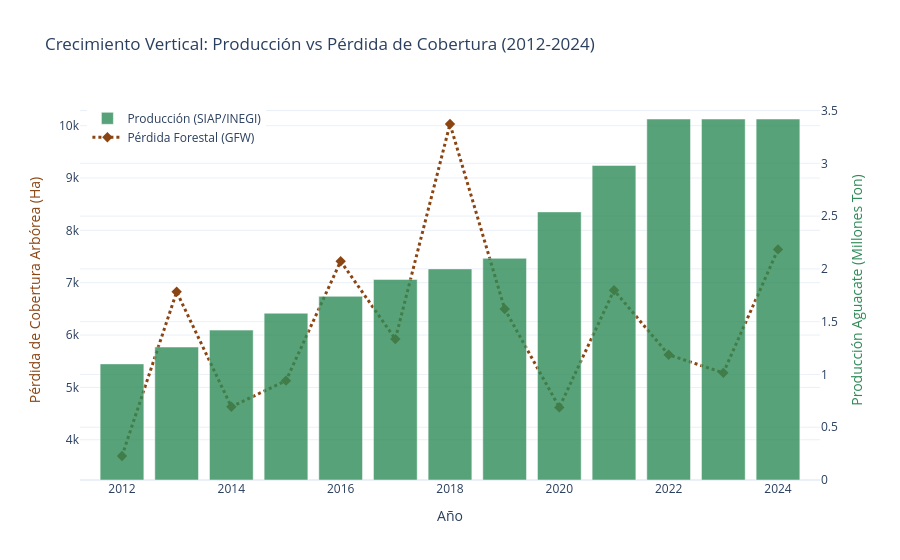

Notebook code cell kept with this figure:
### Markdown cell above
# 1. Exposición: Crecimiento Vertical y Pérdida de Masa Forestal
Analizamos la evolución histórica del aguacate frente a la pérdida de cobertura arbórea (datos de Global Forest Watch).

### Code cell
# Carga de datos históricos de pérdida de cobertura y emisiones (Real GFW 2001-2024)
path_loss = f"{base_path}/gfw_historico_perdida_emisiones.csv"

try:
    df_loss = pd.read_csv(path_loss)
    df_loss = df_loss[df_loss['umd_tree_cover_loss__year'] >= 2012]
    
    # Agrupar por año
    df_loss_agrupado = df_loss.groupby('umd_tree_cover_loss__year')['umd_tree_cover_loss__ha'].sum().reset_index()
    
    # Datos de producción estimados para tendencia (SIAP/INEGI)
    years = np.arange(2012, 2025)
    prod_vals = {2012: 1.1, 2017: 1.9, 2019: 2.1, 2022: 3.42}
    production = np.interp(years, list(prod_vals.keys()), list(prod_vals.values()))
    
    df_prod = pd.DataFrame({'Anio': years, 'Produccion': production})
    
    # Fusionar DataFrames para facilitar el gráfico (usando outer merge para abarcar todos los años)
    df_merged = pd.merge(df_prod, df_loss_agrupado, left_on='Anio', right_on='umd_tree_cover_loss__year', how='outer')
    
    fig = go.Figure()

    # Eje secundario para la producción (Barras o Línea)
    fig.add_trace(go.Bar(
        x=df_merged['Anio'],
        y=df_merged['Produccion'],
        name='Producción (SIAP/INEGI)',
        marker_color=COLORS['verde'],
        opacity=0.8,
        yaxis='y2'
    ))

    # Eje principal para la pérdida forestal (Línea)
    fig.add_trace(go.Scatter(
        x=df_merged['Anio'],
        y=df_merged['umd_tree_cover_loss__ha'],
        name='Pérdida Forestal (GFW)',
        mode='lines+markers',
        line=dict(color=COLORS['cafe'], width=3, dash='dot'),
        marker=dict(symbol='diamond', size=8)
    ))

    fig.update_layout(
        title='Crecimiento Vertical: Producción vs Pérdida de Cobertura (2012-2024)',
        xaxis_title='Año',
        yaxis=dict(title=dict(text='Pérdida de Cobertura Arbórea (Ha)', font=dict(color=COLORS['cafe']))),
        yaxis2=dict(title=dict(text='Producción Aguacate (Millones Ton)', font=dict(color=COLORS['verde'])), overlaying='y', side='right'),
        template='plotly_white',
        hovermode='x unified',
        legend=dict(x=0.01, y=0.99)
    )

    fig.show()

except FileNotFoundError:
    print(f"Error: No se encontró el archivo {path_loss}")

### Figure 1 — Plotly figure (JSON) as saved in the notebook; plotly's stock layout.template omitted (floating-point values rounded to 4 significant figures)
{"data": [{"marker": {"color": "#2E8B57"}, "name": "Producción (SIAP/INEGI)", "opacity": 0.8, "type": "bar", "x": [2012, 2013, 2014, 2015, 2016, 2017, 2018, 2019, 2020, 2021, 2022, 2023, 2024], "y": [1.1, 1.26, 1.42, 1.58, 1.74, 1.9, 2.0, 2.1, 2.54, 2.98, 3.42, 3.42, 3.42], "yaxis": "y2"}, {"line": {"color": "#8B4513", "dash": "dot", "width": 3}, "marker": {"size": 8, "symbol": "diamond"}, "mode": "lines+markers", "name": "Pérdida Forestal (GFW)", "type": "scatter", "x": [2012, 2013, 2014, 2015, 2016, 2017, 2018, 2019, 2020, 2021, 2022, 2023, 2024], "y": [3690.0, 6826.0, 4630.0, 5129.0, 7411.0, 5923.0, 10030.0, 6497.0, 4618.0, 6856.0, 5624.0, 5278.0, 7637.0]}], "layout": {"hovermode": "x unified", "legend": {"x": 0.01, "y": 0.99}, "title": {"text": "Crecimiento Vertical: Producción vs Pérdida de Cobertura (2012-2024)"}, "xaxis": {"title": {"text": "Año"}}, "yaxis": {"title": {"font": {"color": "#8B4513"}, "text": "Pérdida de Cobertura Arbórea (Ha)"}}, "yaxis2": {"overlaying": "y", "side": "right", "title": {"font": {"color": "#2E8B57"}, "text": "Producción Aguacate (Millones Ton)"}}}}
